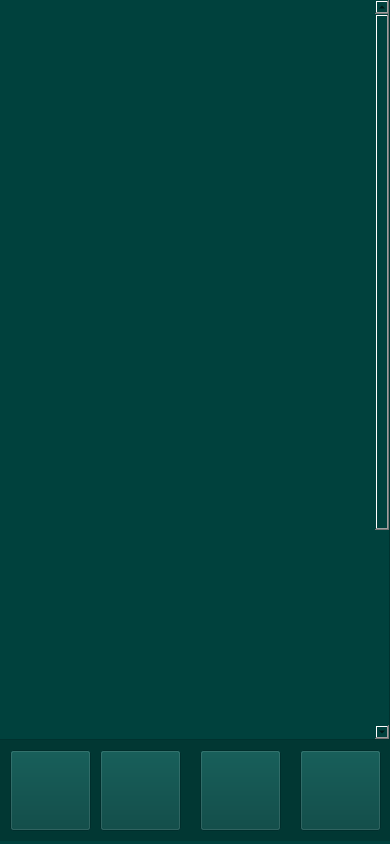
<?xml version="1.0" encoding="UTF-8"?>
<ui version="4.0">
 <class>Form</class>
 <widget class="QWidget" name="Form">
  <property name="geometry">
   <rect>
    <x>0</x>
    <y>0</y>
    <width>390</width>
    <height>844</height>
   </rect>
  </property>
  <property name="minimumSize">
   <size>
    <width>390</width>
    <height>844</height>
   </size>
  </property>
  <property name="maximumSize">
   <size>
    <width>390</width>
    <height>844</height>
   </size>
  </property>
  <property name="windowTitle">
   <string>Form</string>
  </property>
  <property name="styleSheet">
   <string notr="true">background-color: rgb(0, 65, 61);
</string>
  </property>
  <widget class="QLabel" name="label_5">
   <property name="geometry">
    <rect>
     <x>0</x>
     <y>740</y>
     <width>401</width>
     <height>101</height>
    </rect>
   </property>
   <property name="styleSheet">
    <string notr="true">background-color: rgb(1, 55, 51);</string>
   </property>
   <property name="text">
    <string/>
   </property>
  </widget>
  <widget class="QPushButton" name="menu_4">
   <property name="geometry">
    <rect>
     <x>10</x>
     <y>750</y>
     <width>81</width>
     <height>81</height>
    </rect>
   </property>
   <property name="styleSheet">
    <string notr="true">#botaomenu{
border:none;
}</string>
   </property>
   <property name="text">
    <string/>
   </property>
   <property name="icon">
    <iconset>
     <normaloff>fotos/menu.png</normaloff>fotos/menu.png</iconset>
   </property>
   <property name="iconSize">
    <size>
     <width>81</width>
     <height>81</height>
    </size>
   </property>
  </widget>
  <widget class="QPushButton" name="config">
   <property name="geometry">
    <rect>
     <x>200</x>
     <y>750</y>
     <width>81</width>
     <height>81</height>
    </rect>
   </property>
   <property name="styleSheet">
    <string notr="true">#botaoconfig{
border:none;
}</string>
   </property>
   <property name="text">
    <string/>
   </property>
   <property name="icon">
    <iconset>
     <normaloff>fotos/config.png</normaloff>fotos/config.png</iconset>
   </property>
   <property name="iconSize">
    <size>
     <width>81</width>
     <height>81</height>
    </size>
   </property>
  </widget>
  <widget class="QScrollArea" name="scrollArea">
   <property name="geometry">
    <rect>
     <x>-1</x>
     <y>-1</y>
     <width>391</width>
     <height>741</height>
    </rect>
   </property>
   <property name="widgetResizable">
    <bool>true</bool>
   </property>
   <widget class="QWidget" name="scrollAreaWidgetContents">
    <property name="geometry">
     <rect>
      <x>0</x>
      <y>0</y>
      <width>372</width>
      <height>1018</height>
     </rect>
    </property>
    <layout class="QVBoxLayout" name="verticalLayout">
     <item>
      <widget class="QFrame" name="frame">
       <property name="minimumSize">
        <size>
         <width>300</width>
         <height>1000</height>
        </size>
       </property>
       <property name="frameShape">
        <enum>QFrame::StyledPanel</enum>
       </property>
       <property name="frameShadow">
        <enum>QFrame::Raised</enum>
       </property>
       <widget class="QLabel" name="label">
        <property name="geometry">
         <rect>
          <x>-10</x>
          <y>-10</y>
          <width>390</width>
          <height>1000</height>
         </rect>
        </property>
        <property name="text">
         <string/>
        </property>
        <property name="pixmap">
         <pixmap>fotos/exercicios biceps.png</pixmap>
        </property>
       </widget>
      </widget>
     </item>
    </layout>
   </widget>
  </widget>
  <widget class="QPushButton" name="treino">
   <property name="geometry">
    <rect>
     <x>100</x>
     <y>750</y>
     <width>81</width>
     <height>81</height>
    </rect>
   </property>
   <property name="styleSheet">
    <string notr="true">#botaotreino{
border:none;
}</string>
   </property>
   <property name="text">
    <string/>
   </property>
   <property name="icon">
    <iconset>
     <normaloff>fotos/treino.png</normaloff>fotos/treino.png</iconset>
   </property>
   <property name="iconSize">
    <size>
     <width>81</width>
     <height>81</height>
    </size>
   </property>
  </widget>
  <widget class="QPushButton" name="perfil">
   <property name="geometry">
    <rect>
     <x>300</x>
     <y>750</y>
     <width>81</width>
     <height>81</height>
    </rect>
   </property>
   <property name="minimumSize">
    <size>
     <width>81</width>
     <height>81</height>
    </size>
   </property>
   <property name="styleSheet">
    <string notr="true">#menu{
border:none;
}</string>
   </property>
   <property name="text">
    <string/>
   </property>
   <property name="icon">
    <iconset>
     <normaloff>fotos/perfil.png</normaloff>fotos/perfil.png</iconset>
   </property>
   <property name="iconSize">
    <size>
     <width>81</width>
     <height>81</height>
    </size>
   </property>
  </widget>
 </widget>
 <resources/>
 <connections/>
</ui>
